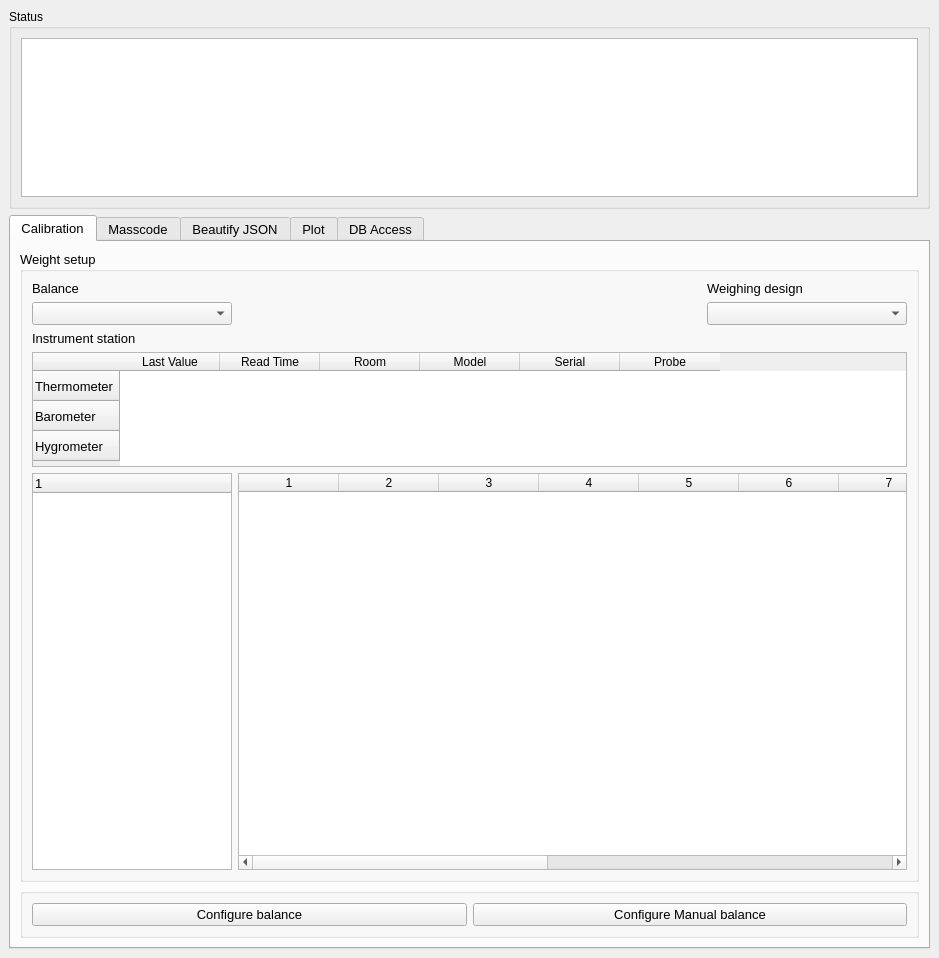
<?xml version="1.0" encoding="UTF-8"?>
<ui version="4.0">
 <class>MainWindow</class>
 <widget class="QMainWindow" name="MainWindow">
  <property name="geometry">
   <rect>
    <x>0</x>
    <y>0</y>
    <width>939</width>
    <height>958</height>
   </rect>
  </property>
  <property name="windowTitle">
   <string>MainWindow</string>
  </property>
  <widget class="QWidget" name="centralwidget">
   <layout class="QVBoxLayout" name="verticalLayout">
    <item>
     <widget class="QGroupBox" name="groupBox_4">
      <property name="sizePolicy">
       <sizepolicy hsizetype="Preferred" vsizetype="Fixed">
        <horstretch>0</horstretch>
        <verstretch>0</verstretch>
       </sizepolicy>
      </property>
      <property name="maximumSize">
       <size>
        <width>16777215</width>
        <height>200</height>
       </size>
      </property>
      <property name="title">
       <string>Status</string>
      </property>
      <layout class="QVBoxLayout" name="verticalLayout_10">
       <item>
        <widget class="QTextBrowser" name="statusBrowser">
         <property name="html">
          <string>&lt;!DOCTYPE HTML PUBLIC &quot;-//W3C//DTD HTML 4.0//EN&quot; &quot;http://www.w3.org/TR/REC-html40/strict.dtd&quot;&gt;
&lt;html&gt;&lt;head&gt;&lt;meta name=&quot;qrichtext&quot; content=&quot;1&quot; /&gt;&lt;style type=&quot;text/css&quot;&gt;
p, li { white-space: pre-wrap; }
&lt;/style&gt;&lt;/head&gt;&lt;body style=&quot; font-family:'MS Shell Dlg 2'; font-size:8.25pt; font-weight:400; font-style:normal;&quot;&gt;
&lt;p style=&quot;-qt-paragraph-type:empty; margin-top:0px; margin-bottom:0px; margin-left:0px; margin-right:0px; -qt-block-indent:0; text-indent:0px; font-size:8pt;&quot;&gt;&lt;br /&gt;&lt;/p&gt;&lt;/body&gt;&lt;/html&gt;</string>
         </property>
        </widget>
       </item>
      </layout>
     </widget>
    </item>
    <item>
     <widget class="QTabWidget" name="manWeightTree">
      <property name="font">
       <font>
        <pointsize>10</pointsize>
       </font>
      </property>
      <property name="currentIndex">
       <number>0</number>
      </property>
      <widget class="QWidget" name="tab">
       <attribute name="title">
        <string>Calibration</string>
       </attribute>
       <layout class="QGridLayout" name="gridLayout">
        <item row="4" column="0" colspan="2">
         <widget class="QGroupBox" name="groupBox_5">
          <property name="sizePolicy">
           <sizepolicy hsizetype="Preferred" vsizetype="Preferred">
            <horstretch>0</horstretch>
            <verstretch>0</verstretch>
           </sizepolicy>
          </property>
          <property name="minimumSize">
           <size>
            <width>0</width>
            <height>0</height>
           </size>
          </property>
          <property name="maximumSize">
           <size>
            <width>16777215</width>
            <height>200</height>
           </size>
          </property>
          <property name="title">
           <string/>
          </property>
          <layout class="QHBoxLayout" name="horizontalLayout">
           <item>
            <widget class="QPushButton" name="configBalButton">
             <property name="text">
              <string>Configure balance</string>
             </property>
            </widget>
           </item>
           <item>
            <widget class="QPushButton" name="configManBalButton">
             <property name="text">
              <string>Configure Manual balance</string>
             </property>
            </widget>
           </item>
          </layout>
         </widget>
        </item>
        <item row="3" column="0" colspan="2">
         <widget class="QGroupBox" name="groupBox_3">
          <property name="sizePolicy">
           <sizepolicy hsizetype="Preferred" vsizetype="Expanding">
            <horstretch>0</horstretch>
            <verstretch>0</verstretch>
           </sizepolicy>
          </property>
          <property name="minimumSize">
           <size>
            <width>0</width>
            <height>500</height>
           </size>
          </property>
          <property name="title">
           <string>Weight setup</string>
          </property>
          <layout class="QGridLayout" name="gridLayout_6">
           <item row="3" column="0" colspan="4">
            <widget class="QTableWidget" name="enviroTable">
             <property name="sizePolicy">
              <sizepolicy hsizetype="Expanding" vsizetype="Fixed">
               <horstretch>0</horstretch>
               <verstretch>0</verstretch>
              </sizepolicy>
             </property>
             <property name="minimumSize">
              <size>
               <width>0</width>
               <height>100</height>
              </size>
             </property>
             <property name="maximumSize">
              <size>
               <width>16777215</width>
               <height>115</height>
              </size>
             </property>
             <property name="frameShadow">
              <enum>QFrame::Sunken</enum>
             </property>
             <property name="lineWidth">
              <number>0</number>
             </property>
             <property name="autoScroll">
              <bool>true</bool>
             </property>
             <property name="editTriggers">
              <set>QAbstractItemView::NoEditTriggers</set>
             </property>
             <property name="selectionMode">
              <enum>QAbstractItemView::NoSelection</enum>
             </property>
             <property name="showGrid">
              <bool>false</bool>
             </property>
             <property name="gridStyle">
              <enum>Qt::DashDotLine</enum>
             </property>
             <row>
              <property name="text">
               <string>Thermometer</string>
              </property>
             </row>
             <row>
              <property name="text">
               <string>Barometer</string>
              </property>
             </row>
             <row>
              <property name="text">
               <string>Hygrometer</string>
              </property>
             </row>
             <column>
              <property name="text">
               <string>Last Value</string>
              </property>
             </column>
             <column>
              <property name="text">
               <string>Read Time</string>
              </property>
             </column>
             <column>
              <property name="text">
               <string>Room</string>
              </property>
             </column>
             <column>
              <property name="text">
               <string>Model</string>
              </property>
             </column>
             <column>
              <property name="text">
               <string>Serial</string>
              </property>
             </column>
             <column>
              <property name="text">
               <string>Probe</string>
              </property>
             </column>
            </widget>
           </item>
           <item row="4" column="0">
            <widget class="QTreeWidget" name="weightTree">
             <property name="sizePolicy">
              <sizepolicy hsizetype="Fixed" vsizetype="Expanding">
               <horstretch>0</horstretch>
               <verstretch>0</verstretch>
              </sizepolicy>
             </property>
             <property name="maximumSize">
              <size>
               <width>200</width>
               <height>16777215</height>
              </size>
             </property>
             <column>
              <property name="text">
               <string notr="true">1</string>
              </property>
             </column>
            </widget>
           </item>
           <item row="0" column="0">
            <widget class="QLabel" name="label">
             <property name="text">
              <string>Balance</string>
             </property>
            </widget>
           </item>
           <item row="1" column="0">
            <widget class="QComboBox" name="balNameCombo"/>
           </item>
           <item row="2" column="0">
            <widget class="QLabel" name="label_2">
             <property name="text">
              <string>Instrument station</string>
             </property>
            </widget>
           </item>
           <item row="0" column="3">
            <widget class="QLabel" name="label_9">
             <property name="text">
              <string>Weighing design</string>
             </property>
            </widget>
           </item>
           <item row="1" column="3">
            <widget class="QComboBox" name="designCombo">
             <property name="sizePolicy">
              <sizepolicy hsizetype="Fixed" vsizetype="Fixed">
               <horstretch>0</horstretch>
               <verstretch>0</verstretch>
              </sizepolicy>
             </property>
             <property name="minimumSize">
              <size>
               <width>200</width>
               <height>0</height>
              </size>
             </property>
             <property name="maximumSize">
              <size>
               <width>200</width>
               <height>16777215</height>
              </size>
             </property>
            </widget>
           </item>
           <item row="4" column="1" colspan="3">
            <widget class="QTableWidget" name="weightTable">
             <property name="columnCount">
              <number>13</number>
             </property>
             <column/>
             <column/>
             <column/>
             <column/>
             <column/>
             <column/>
             <column/>
             <column/>
             <column/>
             <column/>
             <column/>
             <column/>
             <column/>
            </widget>
           </item>
          </layout>
         </widget>
        </item>
       </layout>
      </widget>
      <widget class="QWidget" name="tab_2">
       <attribute name="title">
        <string>Masscode</string>
       </attribute>
       <layout class="QHBoxLayout" name="horizontalLayout_5">
        <item>
         <widget class="QGroupBox" name="groupBox_8">
          <property name="sizePolicy">
           <sizepolicy hsizetype="Expanding" vsizetype="Expanding">
            <horstretch>0</horstretch>
            <verstretch>0</verstretch>
           </sizepolicy>
          </property>
          <property name="minimumSize">
           <size>
            <width>0</width>
            <height>300</height>
           </size>
          </property>
          <property name="title">
           <string>Select masscode input files</string>
          </property>
          <layout class="QGridLayout" name="gridLayout_3">
           <item row="3" column="0" alignment="Qt::AlignHCenter">
            <widget class="QPushButton" name="masscodeButton">
             <property name="minimumSize">
              <size>
               <width>200</width>
               <height>0</height>
              </size>
             </property>
             <property name="maximumSize">
              <size>
               <width>200</width>
               <height>16777215</height>
              </size>
             </property>
             <property name="text">
              <string>Run NEW masscode</string>
             </property>
            </widget>
           </item>
           <item row="0" column="0" alignment="Qt::AlignHCenter">
            <widget class="QPushButton" name="inputButton">
             <property name="minimumSize">
              <size>
               <width>200</width>
               <height>0</height>
              </size>
             </property>
             <property name="maximumSize">
              <size>
               <width>200</width>
               <height>16777215</height>
              </size>
             </property>
             <property name="text">
              <string>Browse...</string>
             </property>
            </widget>
           </item>
           <item row="3" column="1">
            <widget class="QPushButton" name="oldMasscodeButton">
             <property name="text">
              <string>Run OLD masscode</string>
             </property>
            </widget>
           </item>
           <item row="1" column="1">
            <widget class="QPushButton" name="massCodeRemoveButton">
             <property name="text">
              <string>Remove Item</string>
             </property>
            </widget>
           </item>
           <item row="1" column="0">
            <widget class="QListWidget" name="inputList"/>
           </item>
           <item row="2" column="1">
            <widget class="QLabel" name="label_3">
             <property name="text">
              <string>CHECK UNCERTAINTY</string>
             </property>
            </widget>
           </item>
          </layout>
         </widget>
        </item>
       </layout>
      </widget>
      <widget class="QWidget" name="tab_4">
       <attribute name="title">
        <string>Beautify JSON</string>
       </attribute>
       <widget class="QGroupBox" name="groupBox">
        <property name="geometry">
         <rect>
          <x>10</x>
          <y>10</y>
          <width>901</width>
          <height>691</height>
         </rect>
        </property>
        <property name="title">
         <string>Select json files to beautify </string>
        </property>
        <widget class="QPushButton" name="selectFilesButton">
         <property name="geometry">
          <rect>
           <x>320</x>
           <y>30</y>
           <width>281</width>
           <height>23</height>
          </rect>
         </property>
         <property name="text">
          <string>Select Files</string>
         </property>
        </widget>
        <widget class="QListWidget" name="jsonList">
         <property name="geometry">
          <rect>
           <x>20</x>
           <y>70</y>
           <width>771</width>
           <height>561</height>
          </rect>
         </property>
        </widget>
        <widget class="QPushButton" name="beautifyButton">
         <property name="geometry">
          <rect>
           <x>330</x>
           <y>650</y>
           <width>291</width>
           <height>23</height>
          </rect>
         </property>
         <property name="text">
          <string>Create Output Files</string>
         </property>
        </widget>
        <widget class="QPushButton" name="beautifyRemoveButton">
         <property name="geometry">
          <rect>
           <x>800</x>
           <y>370</y>
           <width>91</width>
           <height>23</height>
          </rect>
         </property>
         <property name="text">
          <string>Remove Item</string>
         </property>
        </widget>
       </widget>
      </widget>
      <widget class="QWidget" name="tab_3">
       <attribute name="title">
        <string>Plot</string>
       </attribute>
       <layout class="QGridLayout" name="gridLayout_5">
        <item row="0" column="0">
         <widget class="QGroupBox" name="groupBox_7">
          <property name="title">
           <string>Select masscode output files</string>
          </property>
          <layout class="QVBoxLayout" name="verticalLayout_14">
           <item>
            <widget class="QPushButton" name="outputBrowseButton">
             <property name="text">
              <string>Browse...</string>
             </property>
            </widget>
           </item>
           <item>
            <widget class="QListWidget" name="outputList"/>
           </item>
           <item>
            <widget class="QPushButton" name="extractButton">
             <property name="text">
              <string>Extract data</string>
             </property>
            </widget>
           </item>
          </layout>
         </widget>
        </item>
        <item row="2" column="0">
         <widget class="QGroupBox" name="groupBox_6">
          <property name="title">
           <string>Select data to plot</string>
          </property>
          <layout class="QVBoxLayout" name="verticalLayout_12">
           <item>
            <layout class="QGridLayout" name="gridLayout_4">
             <item row="0" column="1">
              <widget class="QListWidget" name="weightList">
               <property name="minimumSize">
                <size>
                 <width>100</width>
                 <height>0</height>
                </size>
               </property>
              </widget>
             </item>
             <item row="1" column="0">
              <layout class="QVBoxLayout" name="verticalLayout_13">
               <item>
                <widget class="QComboBox" name="chooseEnviroCombo"/>
               </item>
              </layout>
             </item>
             <item row="0" column="0">
              <widget class="QRadioButton" name="controlChartRadio">
               <property name="text">
                <string>Control Chart</string>
               </property>
              </widget>
             </item>
             <item row="1" column="1">
              <widget class="QListWidget" name="enviroList"/>
             </item>
            </layout>
           </item>
          </layout>
         </widget>
        </item>
        <item row="0" column="1" rowspan="4">
         <widget class="QMdiArea" name="plotArea"/>
        </item>
        <item row="1" column="0">
         <widget class="QGroupBox" name="groupBox_9">
          <property name="title">
           <string>Send data to database</string>
          </property>
          <layout class="QVBoxLayout" name="verticalLayout_15">
           <item>
            <widget class="QPushButton" name="sendButton">
             <property name="sizePolicy">
              <sizepolicy hsizetype="Expanding" vsizetype="Fixed">
               <horstretch>0</horstretch>
               <verstretch>0</verstretch>
              </sizepolicy>
             </property>
             <property name="text">
              <string>Send</string>
             </property>
            </widget>
           </item>
          </layout>
         </widget>
        </item>
       </layout>
      </widget>
      <widget class="QWidget" name="tab_5">
       <attribute name="title">
        <string>DB Access</string>
       </attribute>
       <widget class="QGroupBox" name="dbViewBox">
        <property name="geometry">
         <rect>
          <x>0</x>
          <y>400</y>
          <width>921</width>
          <height>61</height>
         </rect>
        </property>
        <property name="sizePolicy">
         <sizepolicy hsizetype="Expanding" vsizetype="Expanding">
          <horstretch>0</horstretch>
          <verstretch>0</verstretch>
         </sizepolicy>
        </property>
        <property name="title">
         <string>Select the database to view</string>
        </property>
        <layout class="QHBoxLayout" name="horizontalLayout_3">
         <item>
          <layout class="QHBoxLayout" name="horizontalLayout_2">
           <item>
            <widget class="QRadioButton" name="stationRadio">
             <property name="text">
              <string>Stations</string>
             </property>
            </widget>
           </item>
           <item>
            <widget class="QRadioButton" name="balanceRadio">
             <property name="text">
              <string>Balances</string>
             </property>
            </widget>
           </item>
           <item>
            <widget class="QRadioButton" name="externalWeightRadio">
             <property name="text">
              <string>External Weights</string>
             </property>
            </widget>
           </item>
           <item>
            <widget class="QRadioButton" name="thermometerRadio">
             <property name="text">
              <string>Thermometers</string>
             </property>
            </widget>
           </item>
           <item>
            <widget class="QRadioButton" name="hygrometerRadio">
             <property name="text">
              <string>Hygrometers</string>
             </property>
            </widget>
           </item>
           <item>
            <widget class="QRadioButton" name="barometerRadio">
             <property name="text">
              <string>Barometers</string>
             </property>
            </widget>
           </item>
          </layout>
         </item>
        </layout>
       </widget>
       <widget class="QWidget" name="horizontalLayoutWidget_2">
        <property name="geometry">
         <rect>
          <x>10</x>
          <y>465</y>
          <width>901</width>
          <height>73</height>
         </rect>
        </property>
        <layout class="QHBoxLayout" name="horizontalLayout_4">
         <item>
          <widget class="QPushButton" name="addStationButton">
           <property name="text">
            <string>Add Stations</string>
           </property>
          </widget>
         </item>
         <item>
          <widget class="QPushButton" name="editStationButton">
           <property name="text">
            <string>Edit Stations</string>
           </property>
          </widget>
         </item>
         <item>
          <widget class="QPushButton" name="editWeightButton">
           <property name="text">
            <string>Add Weights</string>
           </property>
          </widget>
         </item>
         <item>
          <widget class="QPushButton" name="editExistingWeightButton">
           <property name="text">
            <string>Edit Existing Weight</string>
           </property>
          </widget>
         </item>
         <item>
          <widget class="QPushButton" name="editMachinesButton">
           <property name="text">
            <string>Edit Machines</string>
           </property>
          </widget>
         </item>
        </layout>
       </widget>
       <widget class="QWidget" name="verticalLayoutWidget">
        <property name="geometry">
         <rect>
          <x>0</x>
          <y>0</y>
          <width>921</width>
          <height>401</height>
         </rect>
        </property>
        <layout class="QVBoxLayout" name="verticalLayout_2">
         <property name="sizeConstraint">
          <enum>QLayout::SetMinimumSize</enum>
         </property>
         <item>
          <widget class="QTableWidget" name="dbTable"/>
         </item>
        </layout>
       </widget>
      </widget>
     </widget>
    </item>
   </layout>
  </widget>
 </widget>
 <resources/>
 <connections/>
</ui>
